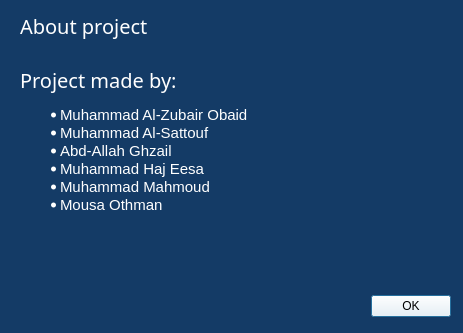
<?xml version="1.0" encoding="UTF-8"?>
<ui version="4.0">
 <class>AboutProject</class>
 <widget class="QDialog" name="AboutProject">
  <property name="geometry">
   <rect>
    <x>0</x>
    <y>0</y>
    <width>463</width>
    <height>333</height>
   </rect>
  </property>
  <property name="palette">
   <palette>
    <active>
     <colorrole role="WindowText">
      <brush brushstyle="SolidPattern">
       <color alpha="255">
        <red>255</red>
        <green>255</green>
        <blue>255</blue>
       </color>
      </brush>
     </colorrole>
     <colorrole role="Button">
      <brush brushstyle="SolidPattern">
       <color alpha="255">
        <red>255</red>
        <green>255</green>
        <blue>255</blue>
       </color>
      </brush>
     </colorrole>
     <colorrole role="Light">
      <brush brushstyle="SolidPattern">
       <color alpha="255">
        <red>30</red>
        <green>89</green>
        <blue>153</blue>
       </color>
      </brush>
     </colorrole>
     <colorrole role="Midlight">
      <brush brushstyle="SolidPattern">
       <color alpha="255">
        <red>25</red>
        <green>74</green>
        <blue>127</blue>
       </color>
      </brush>
     </colorrole>
     <colorrole role="Dark">
      <brush brushstyle="SolidPattern">
       <color alpha="255">
        <red>10</red>
        <green>30</green>
        <blue>51</blue>
       </color>
      </brush>
     </colorrole>
     <colorrole role="Mid">
      <brush brushstyle="SolidPattern">
       <color alpha="255">
        <red>13</red>
        <green>39</green>
        <blue>68</blue>
       </color>
      </brush>
     </colorrole>
     <colorrole role="Text">
      <brush brushstyle="SolidPattern">
       <color alpha="255">
        <red>255</red>
        <green>255</green>
        <blue>255</blue>
       </color>
      </brush>
     </colorrole>
     <colorrole role="BrightText">
      <brush brushstyle="SolidPattern">
       <color alpha="255">
        <red>255</red>
        <green>255</green>
        <blue>255</blue>
       </color>
      </brush>
     </colorrole>
     <colorrole role="ButtonText">
      <brush brushstyle="SolidPattern">
       <color alpha="255">
        <red>0</red>
        <green>0</green>
        <blue>0</blue>
       </color>
      </brush>
     </colorrole>
     <colorrole role="Base">
      <brush brushstyle="SolidPattern">
       <color alpha="255">
        <red>0</red>
        <green>0</green>
        <blue>127</blue>
       </color>
      </brush>
     </colorrole>
     <colorrole role="Window">
      <brush brushstyle="SolidPattern">
       <color alpha="255">
        <red>20</red>
        <green>59</green>
        <blue>102</blue>
       </color>
      </brush>
     </colorrole>
     <colorrole role="Shadow">
      <brush brushstyle="SolidPattern">
       <color alpha="255">
        <red>0</red>
        <green>0</green>
        <blue>0</blue>
       </color>
      </brush>
     </colorrole>
     <colorrole role="AlternateBase">
      <brush brushstyle="SolidPattern">
       <color alpha="255">
        <red>10</red>
        <green>29</green>
        <blue>51</blue>
       </color>
      </brush>
     </colorrole>
     <colorrole role="ToolTipBase">
      <brush brushstyle="SolidPattern">
       <color alpha="255">
        <red>255</red>
        <green>255</green>
        <blue>220</blue>
       </color>
      </brush>
     </colorrole>
     <colorrole role="ToolTipText">
      <brush brushstyle="SolidPattern">
       <color alpha="255">
        <red>0</red>
        <green>0</green>
        <blue>0</blue>
       </color>
      </brush>
     </colorrole>
     <colorrole role="PlaceholderText">
      <brush brushstyle="SolidPattern">
       <color alpha="127">
        <red>255</red>
        <green>255</green>
        <blue>255</blue>
       </color>
      </brush>
     </colorrole>
     <colorrole role="Accent">
      <brush brushstyle="SolidPattern">
       <color alpha="255">
        <red>255</red>
        <green>255</green>
        <blue>255</blue>
       </color>
      </brush>
     </colorrole>
    </active>
    <inactive>
     <colorrole role="WindowText">
      <brush brushstyle="SolidPattern">
       <color alpha="255">
        <red>255</red>
        <green>255</green>
        <blue>255</blue>
       </color>
      </brush>
     </colorrole>
     <colorrole role="Button">
      <brush brushstyle="SolidPattern">
       <color alpha="255">
        <red>255</red>
        <green>255</green>
        <blue>255</blue>
       </color>
      </brush>
     </colorrole>
     <colorrole role="Light">
      <brush brushstyle="SolidPattern">
       <color alpha="255">
        <red>30</red>
        <green>89</green>
        <blue>153</blue>
       </color>
      </brush>
     </colorrole>
     <colorrole role="Midlight">
      <brush brushstyle="SolidPattern">
       <color alpha="255">
        <red>25</red>
        <green>74</green>
        <blue>127</blue>
       </color>
      </brush>
     </colorrole>
     <colorrole role="Dark">
      <brush brushstyle="SolidPattern">
       <color alpha="255">
        <red>10</red>
        <green>30</green>
        <blue>51</blue>
       </color>
      </brush>
     </colorrole>
     <colorrole role="Mid">
      <brush brushstyle="SolidPattern">
       <color alpha="255">
        <red>13</red>
        <green>39</green>
        <blue>68</blue>
       </color>
      </brush>
     </colorrole>
     <colorrole role="Text">
      <brush brushstyle="SolidPattern">
       <color alpha="255">
        <red>255</red>
        <green>255</green>
        <blue>255</blue>
       </color>
      </brush>
     </colorrole>
     <colorrole role="BrightText">
      <brush brushstyle="SolidPattern">
       <color alpha="255">
        <red>255</red>
        <green>255</green>
        <blue>255</blue>
       </color>
      </brush>
     </colorrole>
     <colorrole role="ButtonText">
      <brush brushstyle="SolidPattern">
       <color alpha="255">
        <red>0</red>
        <green>0</green>
        <blue>0</blue>
       </color>
      </brush>
     </colorrole>
     <colorrole role="Base">
      <brush brushstyle="SolidPattern">
       <color alpha="255">
        <red>0</red>
        <green>0</green>
        <blue>127</blue>
       </color>
      </brush>
     </colorrole>
     <colorrole role="Window">
      <brush brushstyle="SolidPattern">
       <color alpha="255">
        <red>20</red>
        <green>59</green>
        <blue>102</blue>
       </color>
      </brush>
     </colorrole>
     <colorrole role="Shadow">
      <brush brushstyle="SolidPattern">
       <color alpha="255">
        <red>0</red>
        <green>0</green>
        <blue>0</blue>
       </color>
      </brush>
     </colorrole>
     <colorrole role="AlternateBase">
      <brush brushstyle="SolidPattern">
       <color alpha="255">
        <red>10</red>
        <green>29</green>
        <blue>51</blue>
       </color>
      </brush>
     </colorrole>
     <colorrole role="ToolTipBase">
      <brush brushstyle="SolidPattern">
       <color alpha="255">
        <red>255</red>
        <green>255</green>
        <blue>220</blue>
       </color>
      </brush>
     </colorrole>
     <colorrole role="ToolTipText">
      <brush brushstyle="SolidPattern">
       <color alpha="255">
        <red>0</red>
        <green>0</green>
        <blue>0</blue>
       </color>
      </brush>
     </colorrole>
     <colorrole role="PlaceholderText">
      <brush brushstyle="SolidPattern">
       <color alpha="127">
        <red>255</red>
        <green>255</green>
        <blue>255</blue>
       </color>
      </brush>
     </colorrole>
     <colorrole role="Accent">
      <brush brushstyle="SolidPattern">
       <color alpha="255">
        <red>255</red>
        <green>255</green>
        <blue>255</blue>
       </color>
      </brush>
     </colorrole>
    </inactive>
    <disabled>
     <colorrole role="WindowText">
      <brush brushstyle="SolidPattern">
       <color alpha="255">
        <red>10</red>
        <green>30</green>
        <blue>51</blue>
       </color>
      </brush>
     </colorrole>
     <colorrole role="Button">
      <brush brushstyle="SolidPattern">
       <color alpha="255">
        <red>255</red>
        <green>255</green>
        <blue>255</blue>
       </color>
      </brush>
     </colorrole>
     <colorrole role="Light">
      <brush brushstyle="SolidPattern">
       <color alpha="255">
        <red>30</red>
        <green>89</green>
        <blue>153</blue>
       </color>
      </brush>
     </colorrole>
     <colorrole role="Midlight">
      <brush brushstyle="SolidPattern">
       <color alpha="255">
        <red>25</red>
        <green>74</green>
        <blue>127</blue>
       </color>
      </brush>
     </colorrole>
     <colorrole role="Dark">
      <brush brushstyle="SolidPattern">
       <color alpha="255">
        <red>10</red>
        <green>30</green>
        <blue>51</blue>
       </color>
      </brush>
     </colorrole>
     <colorrole role="Mid">
      <brush brushstyle="SolidPattern">
       <color alpha="255">
        <red>13</red>
        <green>39</green>
        <blue>68</blue>
       </color>
      </brush>
     </colorrole>
     <colorrole role="Text">
      <brush brushstyle="SolidPattern">
       <color alpha="255">
        <red>10</red>
        <green>30</green>
        <blue>51</blue>
       </color>
      </brush>
     </colorrole>
     <colorrole role="BrightText">
      <brush brushstyle="SolidPattern">
       <color alpha="255">
        <red>255</red>
        <green>255</green>
        <blue>255</blue>
       </color>
      </brush>
     </colorrole>
     <colorrole role="ButtonText">
      <brush brushstyle="SolidPattern">
       <color alpha="255">
        <red>10</red>
        <green>30</green>
        <blue>51</blue>
       </color>
      </brush>
     </colorrole>
     <colorrole role="Base">
      <brush brushstyle="SolidPattern">
       <color alpha="255">
        <red>20</red>
        <green>59</green>
        <blue>102</blue>
       </color>
      </brush>
     </colorrole>
     <colorrole role="Window">
      <brush brushstyle="SolidPattern">
       <color alpha="255">
        <red>20</red>
        <green>59</green>
        <blue>102</blue>
       </color>
      </brush>
     </colorrole>
     <colorrole role="Shadow">
      <brush brushstyle="SolidPattern">
       <color alpha="255">
        <red>0</red>
        <green>0</green>
        <blue>0</blue>
       </color>
      </brush>
     </colorrole>
     <colorrole role="AlternateBase">
      <brush brushstyle="SolidPattern">
       <color alpha="255">
        <red>20</red>
        <green>59</green>
        <blue>102</blue>
       </color>
      </brush>
     </colorrole>
     <colorrole role="ToolTipBase">
      <brush brushstyle="SolidPattern">
       <color alpha="255">
        <red>255</red>
        <green>255</green>
        <blue>220</blue>
       </color>
      </brush>
     </colorrole>
     <colorrole role="ToolTipText">
      <brush brushstyle="SolidPattern">
       <color alpha="255">
        <red>0</red>
        <green>0</green>
        <blue>0</blue>
       </color>
      </brush>
     </colorrole>
     <colorrole role="PlaceholderText">
      <brush brushstyle="SolidPattern">
       <color alpha="127">
        <red>10</red>
        <green>30</green>
        <blue>51</blue>
       </color>
      </brush>
     </colorrole>
     <colorrole role="Accent">
      <brush brushstyle="SolidPattern">
       <color alpha="255">
        <red>255</red>
        <green>255</green>
        <blue>255</blue>
       </color>
      </brush>
     </colorrole>
    </disabled>
   </palette>
  </property>
  <property name="windowTitle">
   <string>About project</string>
  </property>
  <property name="windowIcon">
   <iconset>
    <normaloff>icons8-info-24.png</normaloff>icons8-info-24.png</iconset>
  </property>
  <widget class="QDialogButtonBox" name="buttonBox">
   <property name="geometry">
    <rect>
     <x>110</x>
     <y>290</y>
     <width>341</width>
     <height>32</height>
    </rect>
   </property>
   <property name="orientation">
    <enum>Qt::Orientation::Horizontal</enum>
   </property>
   <property name="standardButtons">
    <set>QDialogButtonBox::StandardButton::Ok</set>
   </property>
  </widget>
  <widget class="QLabel" name="aboutTitle">
   <property name="geometry">
    <rect>
     <x>20</x>
     <y>10</y>
     <width>161</width>
     <height>31</height>
    </rect>
   </property>
   <property name="font">
    <font>
     <family>Cairo</family>
     <pointsize>15</pointsize>
     <italic>false</italic>
     <fontweight>Medium</fontweight>
    </font>
   </property>
   <property name="styleSheet">
    <string notr="true">@font-face {
  font-family: Font1;
  src: url(:/fonts/additionalFont1.ttf)
}

QLabel
{
	font: 500 15pt &quot;Cairo&quot;;
}
</string>
   </property>
   <property name="text">
    <string>About project</string>
   </property>
  </widget>
  <widget class="QLabel" name="madeBy">
   <property name="geometry">
    <rect>
     <x>20</x>
     <y>20</y>
     <width>271</width>
     <height>281</height>
    </rect>
   </property>
   <property name="text">
    <string>&lt;html&gt;

&lt;head /&gt;

&lt;body&gt;
    &lt;p&gt;&lt;span style=&quot;font-family: Hanimation Arabic Regular; font-size:15pt;&quot;&gt;Project made by:&lt;/span&gt;&lt;/p&gt;
    &lt;ul&gt;
        &lt;li style=&quot; font-size:11pt;&quot;&gt;Muhammad Al-Zubair Obaid&lt;/li&gt;
        &lt;li style=&quot; font-size:11pt;&quot;&gt;Muhammad Al-Sattouf&lt;/li&gt;
        &lt;li style=&quot; font-size:11pt;&quot;&gt;Abd-Allah Ghzail&lt;/li&gt;
        &lt;li style=&quot; font-size:11pt;&quot;&gt;Muhammad Haj Eesa&lt;/li&gt;
        &lt;li style=&quot; font-size:11pt;&quot;&gt;Muhammad Mahmoud&lt;/li&gt;
        &lt;li style=&quot; font-size:11pt;&quot;&gt;Mousa Othman&lt;/li&gt;
        &lt;p&gt;&lt;br /&gt;
    &lt;/ul&gt;
&lt;/body&gt;

&lt;/html&gt;</string>
   </property>
  </widget>
  <widget class="QLabel" name="logo">
   <property name="geometry">
    <rect>
     <x>340</x>
     <y>20</y>
     <width>101</width>
     <height>131</height>
    </rect>
   </property>
   <property name="text">
    <string/>
   </property>
   <property name="pixmap">
    <pixmap>logo.png</pixmap>
   </property>
   <property name="scaledContents">
    <bool>true</bool>
   </property>
   <property name="openExternalLinks">
    <bool>false</bool>
   </property>
  </widget>
 </widget>
 <resources>
  <include location="about.qrc"/>
 </resources>
 <connections>
  <connection>
   <sender>buttonBox</sender>
   <signal>accepted()</signal>
   <receiver>AboutProject</receiver>
   <slot>accept()</slot>
   <hints>
    <hint type="sourcelabel">
     <x>248</x>
     <y>254</y>
    </hint>
    <hint type="destinationlabel">
     <x>157</x>
     <y>274</y>
    </hint>
   </hints>
  </connection>
  <connection>
   <sender>buttonBox</sender>
   <signal>rejected()</signal>
   <receiver>AboutProject</receiver>
   <slot>reject()</slot>
   <hints>
    <hint type="sourcelabel">
     <x>316</x>
     <y>260</y>
    </hint>
    <hint type="destinationlabel">
     <x>286</x>
     <y>274</y>
    </hint>
   </hints>
  </connection>
 </connections>
</ui>
